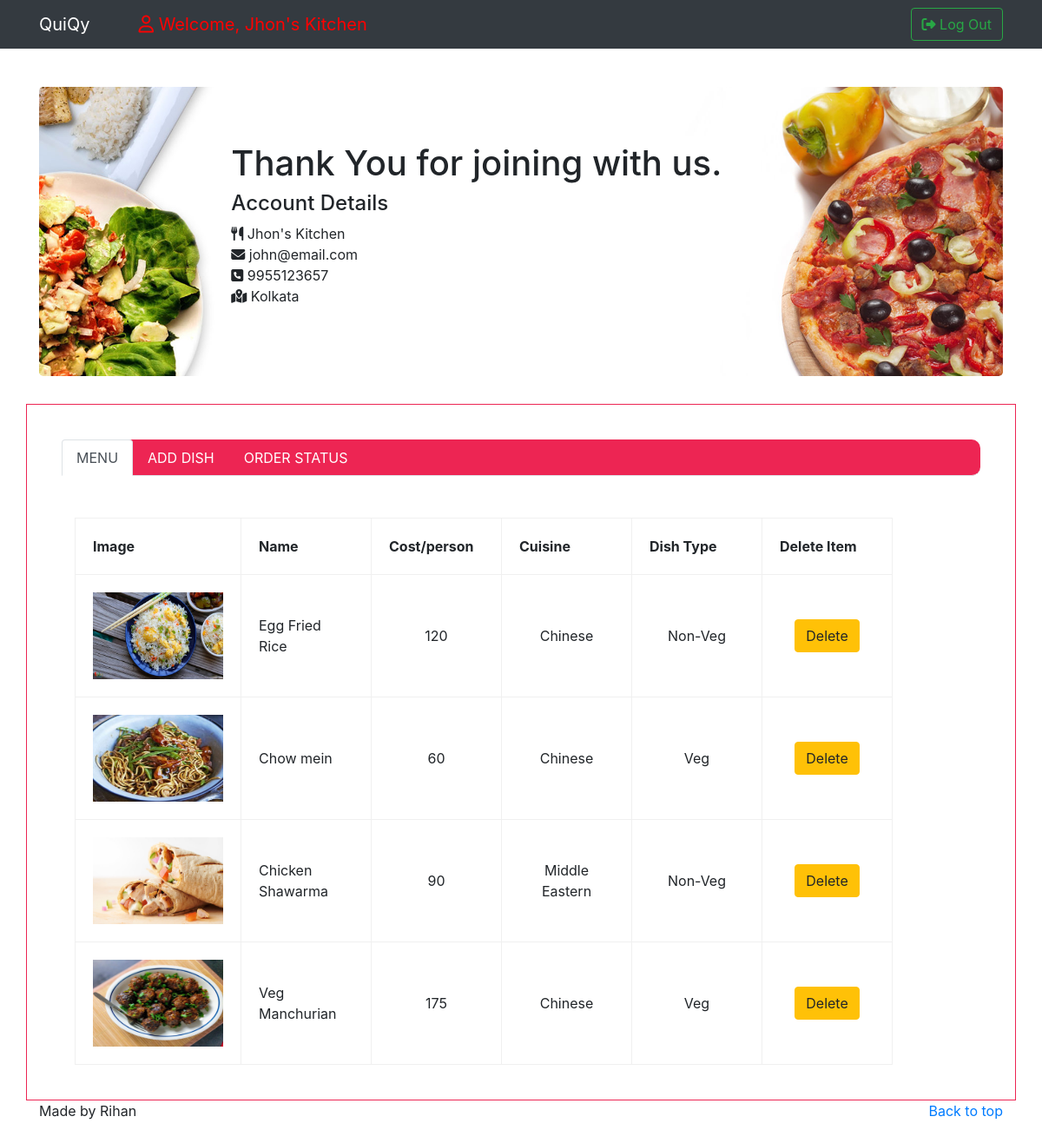
/dashboard.php (signed in), run on the app's committed database.
### tables this page shows
CREATE TABLE `tblvendor` (
  `fldvendor_id` int(10) NOT NULL,
  `fld_name` varchar(30) NOT NULL,
  `fld_email` varchar(50) NOT NULL,
  `fld_password` varchar(50) NOT NULL,
  `fld_mob` bigint(10) NOT NULL,
  `fld_address` varchar(50) NOT NULL,
  `fld_logo` varchar(250) NOT NULL
);

CREATE TABLE `tbfood` (
  `food_id` int(11) NOT NULL,
  `fldvendor_id` int(11) NOT NULL,
  `foodname` varchar(100) NOT NULL,
  `cost` bigint(15) NOT NULL,
  `cuisines` varchar(50) NOT NULL,
  `paymentmode` varchar(50) NOT NULL,
  `fldimage` varchar(1000) NOT NULL
);

### dashboard.php (the view, shortened to what this page needs)
<?php
include("connection.php");
extract($_REQUEST);
if(isset($_SESSION['id']))
{
 $id=$_SESSION['id'];
 $vq=mysqli_query($con,"select * from tblvendor where fld_email='$id'");
 $vr=mysqli_fetch_array($vq);
}
if(!isset($_SESSION['id']))
{
	header("location:sellerSignIn.php?msg=Please Login To continue");
}
else
{
$query=mysqli_query($con,"select * from tblvendor   where fld_email='$id'");
}
?>
<!doctype html>
<html lang="en">
<head>
    <link href="assets/css/bootstrap.min.css" rel="stylesheet">
    <link href="assets/css/style.css" rel="stylesheet">
</head>
<body>
<nav class="navbar navbar-expand-lg navbar-dark bg-dark">
	<div class="container">
        <a class="navbar-brand" href="index.php">QuiQy</a>
        	<div class="collapse navbar-collapse" id="navbarsExample07">
         		<ul class="navbar-nav mr-auto">
          			<li class="nav-item">
          				<?php
							if(!empty($id))
								{
						?>
						<a class="navbar-brand" style="color:red; text-decoration:none;"><i class="far fa-user"></i> Welcome, <?php if(isset($id)) { echo $vr['fld_name']; }?></a>
						<?php
								}
						?>
                    </li>
		  	    </ul>
          <form class="form-inline my-2 my-md-0">
          	<?php
				if(empty($_SESSION['id']))
					{
			?>
		   	<button class="btn btn-outline-danger my-2 my-sm-0" name="login"><i class="fas fa-sign-in-alt"></i> Log In</button>
            <?php
					}
			else
					{
			?>
			<button class="btn btn-outline-success my-2 my-sm-0" name="logout" type="submit"><i class="fas fa-sign-out-alt"></i> Log Out</button>
			<?php
					}
			?>
          </form>
        	</div>
    </div>
</nav>
<br>
<div class="container">
    <main role="main">
        <div class="jumbotron" style="background: url(assets/images/bg-image1.jpg) no-repeat center / cover;">
          <div class="col-sm-8 mx-auto">
            <h1>Thank You for joining with us.</h1>
            <h4>Account Details</h4>
			<?php
				$vendor = "SELECT * FROM tblvendor where fld_email='$id'";
        		$res_data = mysqli_query($con,$vendor);
				while($row = mysqli_fetch_array($res_data))
					{
			?>
            <p><i class="fas fa-utensils"></i> <?php echo $row['fld_name']; ?><br>
			<i class="fas fa-envelope"></i> <?php echo $row['fld_email']; ?><br>
			<i class="fas fa-phone-square"></i> <?php echo $row['fld_mob']; ?><br>
			<i class="fas fa-map-marked-alt"></i> <?php echo $row['fld_address']; ?>
			</p>
			<?php
					}
			?>
          </div>
        </div>
    </main>
</div>
<div class="container" style=" padding:40px; border:1px solid #ED2553;  width:100%;">
	   <ul class="nav nav-tabs nabbar_inverse" id="myTab" style="background:#ED2553;border-radius:10px 10px 10px 10px;" role="tablist">
          <li class="nav-item">
             <a class="nav-link active" id="home-tab" data-toggle="tab" href="#viewitem" role="tab" aria-controls="home" aria-selected="true">MENU</a>
          </li>
          <li class="nav-item">
              <a class="nav-link" id="profile-tab" data-toggle="tab" href="#manageaccount" role="tab" aria-controls="profile" aria-selected="false">ADD DISH</a>
          </li>
		  <li class="nav-item">
              <a class="nav-link" id="status-tab" data-toggle="tab" href="#status" role="tab" aria-controls="status" aria-selected="false">ORDER STATUS</a>
          </li>
       </ul>
	   <br><br>
	   <div class="tab-content" id="myTabContent">
            <div class="tab-pane fade show active" id="viewitem" role="tabpanel" aria-labelledby="home-tab">
            <div class="container table-responsive">
			 <table border="1" bordercolor="#F0F0F0" cellpadding="20px">
			 <th>Image</th>
			 <th>Name</th>
			 <th>Cost/person</th>
			 <th>Cuisine</th>
			 <th>Dish Type</th>
			 <th>Delete Item</th>
			   <?php
					  if($query=mysqli_query($con,"select tblvendor.fldvendor_id,tblvendor.fld_email,tbfood.food_id,tbfood.foodname,tbfood.cost,tbfood.paymentmode,tbfood.cuisines,tbfood.fldimage,tblvendor.fld_name from tblvendor inner join tbfood on tblvendor.fldvendor_id=tbfood.fldvendor_id where tblvendor.fld_email='$id'"))
					  {
						  if(mysqli_num_rows($query))
						  {
						 while($row=mysqli_fetch_array($query))
						 {
			    ?>
			     <tr>
				<td><img src="<?php echo 'image/restaurant/'.$id.'/foodimages/'.$row['fldimage'];?>" height="100px" width="150px"></td>
				<td style="width:150px;"><?php  echo $row['foodname']."<br>";?></td>
				<td align="center" style="width:150px;"><?php  echo $row['cost']."<br>";?></td>
				<td  align="center" style="width:150px;"><?php  echo $row['cuisines']."<br>";?></td>
				<td align="center" style="width:150px;"><?php  echo $row['paymentmode']."<br>";?></td>
				<td align="center" style="width:150px;">
				<a href="vendor_delete_food.php?food_id=<?php echo $row['food_id'];?>"><button type="button" class="btn btn-warning">Delete </button></a>
				</td>
				</tr>
				<?php
						 }
					  }
					  else
						  {
							   $msg="please add some Items";
						  }
					  }
					  else
					  {
						  echo "failed";
					  }
					  ?>
			 </table>
			 </div>
	        </div>
	  	</div>
	</div>
<footer class="container">
    <p class="float-right"><a href="#">Back to top</a></p>
    <p>Made by Rihan</p>
</footer>
</body>
</html>

### assets/css/style.css (style rules this page uses)
body { padding-bottom: 20px; }
.navbar { margin-bottom: 20px; }

### dashboard.php (style rules this page uses)
ul li a { color:white;padding:40px; }

### data on the page
tblvendor: fld_name "Jhon's Kitchen", fld_email "john@email.com", fld_mob "9955123657", fld_address "Kolkata"
tbfood: fldimage (picture), foodname "Egg Fried Rice", cost "120", cuisines "Chinese", paymentmode "Non-Veg"
tbfood: fldimage (picture), foodname "Chow mein", cost "60", cuisines "Chinese", paymentmode "Veg"
tbfood: fldimage (picture), foodname "Chicken Shawarma", cost "90", cuisines "Middle Eastern", paymentmode "Non-Veg"
tbfood: fldimage (picture), foodname "Veg Manchurian", cost "175", cuisines "Chinese", paymentmode "Veg"
